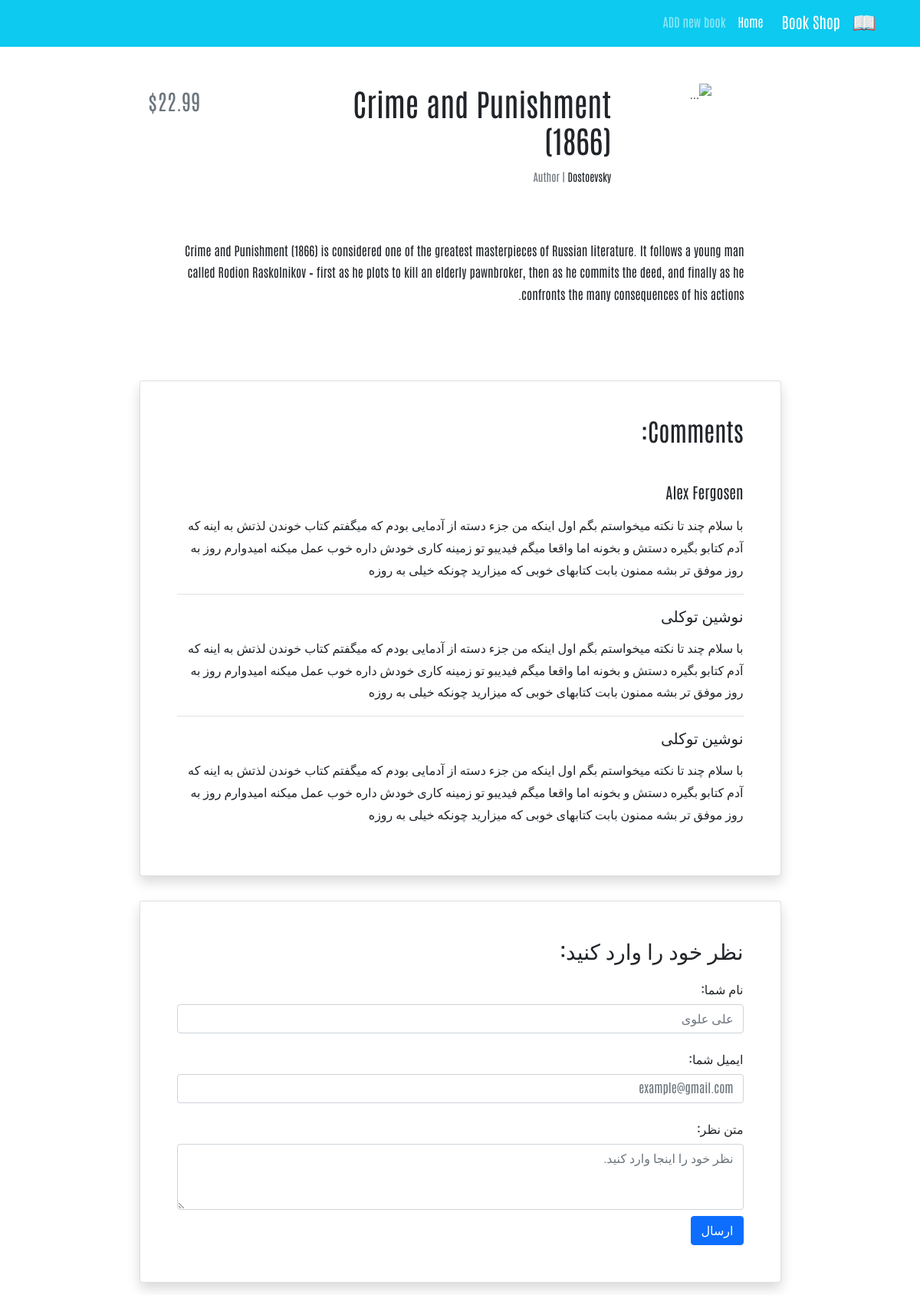
The page /books/2/ on the database its author committed.
### books/models.py (models this page shows, shortened)
class Book(models.Model):
    title = models.CharField(max_length=200)
    author = models.CharField(max_length=200)
    description = models.TextField()
    price = models.DecimalField(max_digits=5, decimal_places=2)

### books/views.py (the view)
# urls.py: path('<int:pk>/', BookDetailView.as_view(), name='book_detail'),
class BookDetailView(generic.DetailView):
    model = Book
    template_name = 'books/book_detail.html'

### books/templates/books/book_detail.html (shortened to what this page needs)
{% extends '_base.html' %}
{% block content %}
    <div class="container mt-5" dir="rtl">
        <div class="">
            <div class="">
                <div class="d-flex justify-content-center">
                    <div class="row w-sm-75 w-100">
                        <div class="col-xs-12 col-md-3 d-flex justify-content-center">
                            <div>
                                <img src="https://miro.medium.com/v2/resize:fit:640/format:webp/1*_oGNO3yGQpp4_n6-Fjx-Gg@2x.jpeg"
                                     class="img-fluid rounded-start" alt="...">
                            </div>
                        </div>
                        <div class="col-xs-12 col-md-6 text-center text-md-end mt-md-1 mt-4">
                            <h1>{{ book.title}}</h1>
                            <h5 class="small my-1"><span class="text-muted">Author | </span>{{ book.author}}</h5>
                        </div>
                        <div class="col-xs-12 col-md-3 d-flex flex-column">
                            <h3 class="align-self-center pt-2 text-muted align-self-md-end">
                                ${{book.price}}
                            </h3>
                        </div>
                    </div>
                </div>
                <div class="d-flex justify-content-center">
                    <div class="my-3 p-5 w-sm-75 w-100">
                        {{ book.description|linebreaks}}
                    </div>
                </div>
                <div class="d-flex justify-content-center">
                    <div class="card shadow my-3 p-5 w-sm-75 w-100">
                        <h2 class="mb-5">Comments:</h2>
                        <div class="border-bottom mb-3">
                            <h5 class="mb-3">Alex Fergosen</h5>
                            <p>با سلام چند تا نکته میخواستم بگم اول اینکه من جزء دسته از آدمایی بودم که میگفتم کتاب
                                خوندن لذتش
                                به اینه که آدم کتابو بگیره دستش و بخونه اما واقعا میگم فیدیبو تو زمینه کاری خودش داره
                                خوب عمل
                                میکنه امیدوارم روز به روز موفق تر بشه ممنون بابت کتابهای خوبی که میزارید چونکه خیلی به
                                روزه</p>
                        </div>
                        <div class="border-bottom mb-3">
                            <h5 class="mb-3">نوشین توکلی</h5>
                            <p>با سلام چند تا نکته میخواستم بگم اول اینکه من جزء دسته از آدمایی بودم که میگفتم کتاب
                                خوندن لذتش
                                به اینه که آدم کتابو بگیره دستش و بخونه اما واقعا میگم فیدیبو تو زمینه کاری خودش داره
                                خوب عمل
                                میکنه امیدوارم روز به روز موفق تر بشه ممنون بابت کتابهای خوبی که میزارید چونکه خیلی به
                                روزه</p>
                        </div>
                        <div>
                            <h5 class="mb-3">نوشین توکلی</h5>
                            <p>با سلام چند تا نکته میخواستم بگم اول اینکه من جزء دسته از آدمایی بودم که میگفتم کتاب
                                خوندن لذتش
                                به اینه که آدم کتابو بگیره دستش و بخونه اما واقعا میگم فیدیبو تو زمینه کاری خودش داره
                                خوب عمل
                                میکنه امیدوارم روز به روز موفق تر بشه ممنون بابت کتابهای خوبی که میزارید چونکه خیلی به
                                روزه</p>
                        </div>
                    </div>
                </div>
                <div class="d-flex justify-content-center">
                    <div class="card shadow my-3 p-5 w-sm-75 w-100">
                        <h3>نظر خود را وارد کنید:</h3>
                        <form method="POST">
                            <div class="form-group py-2">
                                <label class="py-1" for="author_name">نام شما:</label>
                                <input type="text" class="form-control" placeholder="علی علوی" name="author_name">
                            </div>
                            <div class="form-group py-2">
                                <label class="py-1" for="email">ایمیل شما:</label>
                                <input type="email" class="form-control" placeholder="example@gmail.com" name="email">
                            </div>
                            <div class="form-group py-2">
                                <label class="py-1" for="comment_text">متن نظر:</label>
                                <textarea class="form-control" name="text" rows="3"
                                          placeholder="نظر خود را اینجا وارد کنید."></textarea>
                            </div>
                            <button type="submit" class="btn btn-primary">ارسال</button>
                        </form>
                    </div>
                </div>
            </div>
        </div>
    </div>
{% endblock %}

### static/css/style.css (style rules this page uses)
* { font-family: 'Antonio', sans-serif; line-height: 1.8rem; }
@media (min-width: 576px) { .w-sm-75 { width: 75%!important; } }

### rows shown on the page
Book: title "Crime and Punishment (1866)", author "Dostoevsky", price "22.99", description "Crime and Punishment (1866) is considered one of the greatest masterpieces of Russian literature. It follows a young man called Rodion Raskolnikov – first as he plots to kill an elderly pawnbroker, then as he commits the deed, and finally as he confronts the many consequences of his actions."
